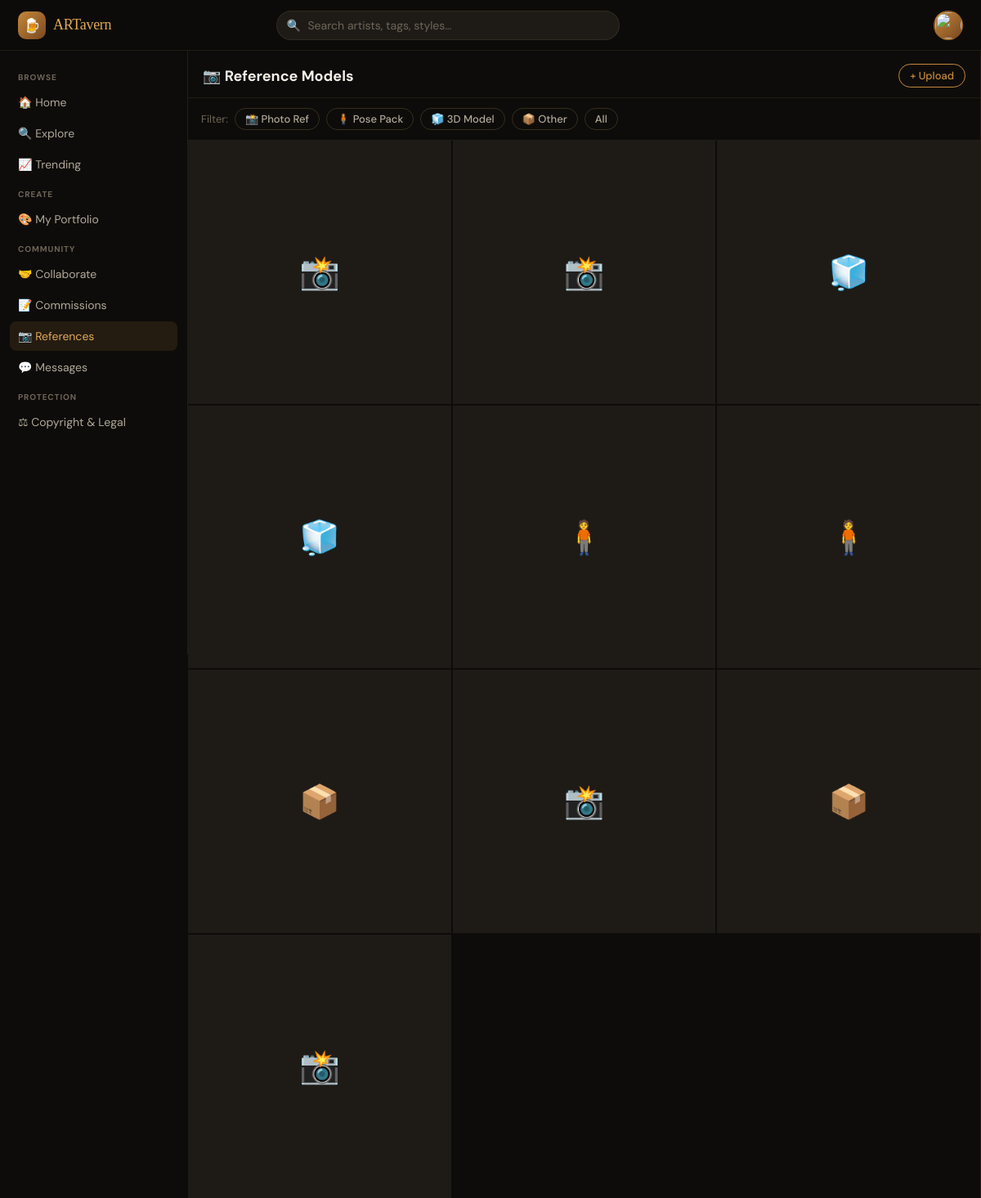
The page /pages/references.php (signed in) on the database its author committed.
### tables this page shows
CREATE TABLE reference_models (
    id          INT UNSIGNED AUTO_INCREMENT PRIMARY KEY,
    uploader_id INT UNSIGNED NOT NULL,
    title       VARCHAR(160) NOT NULL,
    description TEXT,
    file_path   VARCHAR(255) NOT NULL,
    type        ENUM('3d_model','photo_ref','pose_pack','other') DEFAULT 'photo_ref',
    is_free     TINYINT(1) DEFAULT 1,
    created_at  DATETIME DEFAULT CURRENT_TIMESTAMP,
    FOREIGN KEY (uploader_id) REFERENCES users(id) ON DELETE CASCADE
);

### includes/config.php (called while the page is built, shortened)
<?php
function h(string $s): string {
    return htmlspecialchars($s, ENT_QUOTES, 'UTF-8');
}

### pages/references.php (the view, shortened to what this page needs)
<?php
require_once __DIR__ . '/../includes/config.php';
$pdo     = db();
$refs = $pdo->query("SELECT r.*, u.display_name, u.username
    FROM reference_models r JOIN users u ON u.id=r.uploader_id
    ORDER BY r.created_at DESC LIMIT 40")->fetchAll();
require_once __DIR__ . '/../includes/header.php';
?>
<div class="section-header">
  📷 Reference Models
  <button class="btn btn-outline btn-sm"
    onclick="showToast('📤','Upload coming soon — model submission in next release')">+ Upload</button>
</div>
<div style="padding:12px 16px;border-bottom:1px solid var(--border);
            display:flex;gap:8px;flex-wrap:wrap;align-items:center;">
  <span style="font-size:13px;color:var(--text3);">Filter:</span>
  <?php foreach(['photo_ref'=>'📸 Photo Ref','pose_pack'=>'🧍 Pose Pack','3d_model'=>'🧊 3D Model','other'=>'📦 Other'] as $v=>$l): ?>
  <button class="btn btn-ghost btn-sm" style="padding:4px 12px;"
    onclick="filterRef('<?= $v ?>')">
    <?= $l ?>
  </button>
  <?php endforeach; ?>
  <button class="btn btn-ghost btn-sm" style="padding:4px 12px;" onclick="filterRef('all')">All</button>
</div>
<div id="refGrid" style="display:grid;grid-template-columns:repeat(3,1fr);gap:2px;">
  <?php foreach ($refs as $r): ?>
  <div class="portfolio-item ref-item" data-type="<?= h($r['type']) ?>"
    onclick="showToast('📷','Viewing reference: <?= h(addslashes($r['title'])) ?>')">
    <?php if ($r['file_path']): ?>
      <img src="<?= h(UPLOAD_URL.$r['file_path']) ?>" alt="<?= h($r['title']) ?>">
    <?php else: ?>
      <span style="font-size:40px;color:var(--text3);">
        <?= match($r['type']) { '3d_model'=>'🧊', 'pose_pack'=>'🧍', 'photo_ref'=>'📸', default=>'📦' } ?>
      </span>
    <?php endif; ?>
  </div>
  <?php endforeach; ?>
</div>
<?php require_once __DIR__ . '/../includes/footer.php'; ?>

### assets/css/main.css (style rules this page uses)
*, *::before, *::after { box-sizing: border-box; margin: 0; padding: 0; }
:root { --bg: #0e0c0a; --bg2: #141210; --bg3: #1a1714; --surface: #1e1b17; --surface2: #252118; --border: rgba(255,220,140,0.08); --border2: rgba(255,220,140,0.16); --text: #f5f0e8; --text2: #b0a898; --text3: #6e6558; --accent: #c4883a; --accent2: #e0a855; --accent-bg: rgba(196,136,58,0.12); --accent-bg2:rgba(196,136,58,0.22); --teal: #4db89a; --teal-bg: rgba(77,184,154,0.1); --rose: #d4706a; --rose-bg: rgba(212,112,106,0.1); --radius: 12px; --radius-sm: 8px; --radius-lg: 18px; --header-h: 62px; --sidebar-w: 230px; --rsidebar-w:290px; --transition:all 0.18s ease; }
body { font-family: 'DM Sans', sans-serif; background: var(--bg); color: var(--text); min-height: 100vh; overflow-x: hidden; }
.btn { font-family: 'DM Sans', sans-serif; font-size: 14px; font-weight: 500; border: none; cursor: pointer; border-radius: 50px; padding: 8px 18px; transition: var(--transition); text-decoration: none; display: inline-flex; align-items: center; gap: 6px; }
.btn-ghost { background: transparent; color: var(--text2); border: 1px solid var(--border2); }
.btn-outline { background: transparent; color: var(--accent); border: 1px solid var(--accent); }
.btn-sm { padding: 5px 13px; font-size: 13px; }
.portfolio-item { aspect-ratio: 1; background: var(--surface); display: flex; align-items: center; justify-content: center; overflow: hidden; cursor: pointer; position: relative; }
.section-header { padding: 16px 18px 12px; font-size: 18px; font-weight: 700; border-bottom: 1px solid var(--border); display: flex; align-items: center; justify-content: space-between; }

### rows shown on the page
reference_models: type "📸"
reference_models: type "📸"
reference_models: type "🧊"
reference_models: type "🧊"
reference_models: type "🧍"
reference_models: type "🧍"
reference_models: type "📦"
reference_models: type "📸"
reference_models: type "📦"
reference_models: type "📸"

### other values the page prints
$l "📸 Photo Ref"
$l "🧍 Pose Pack"
$l "🧊 3D Model"
$l "📦 Other"
